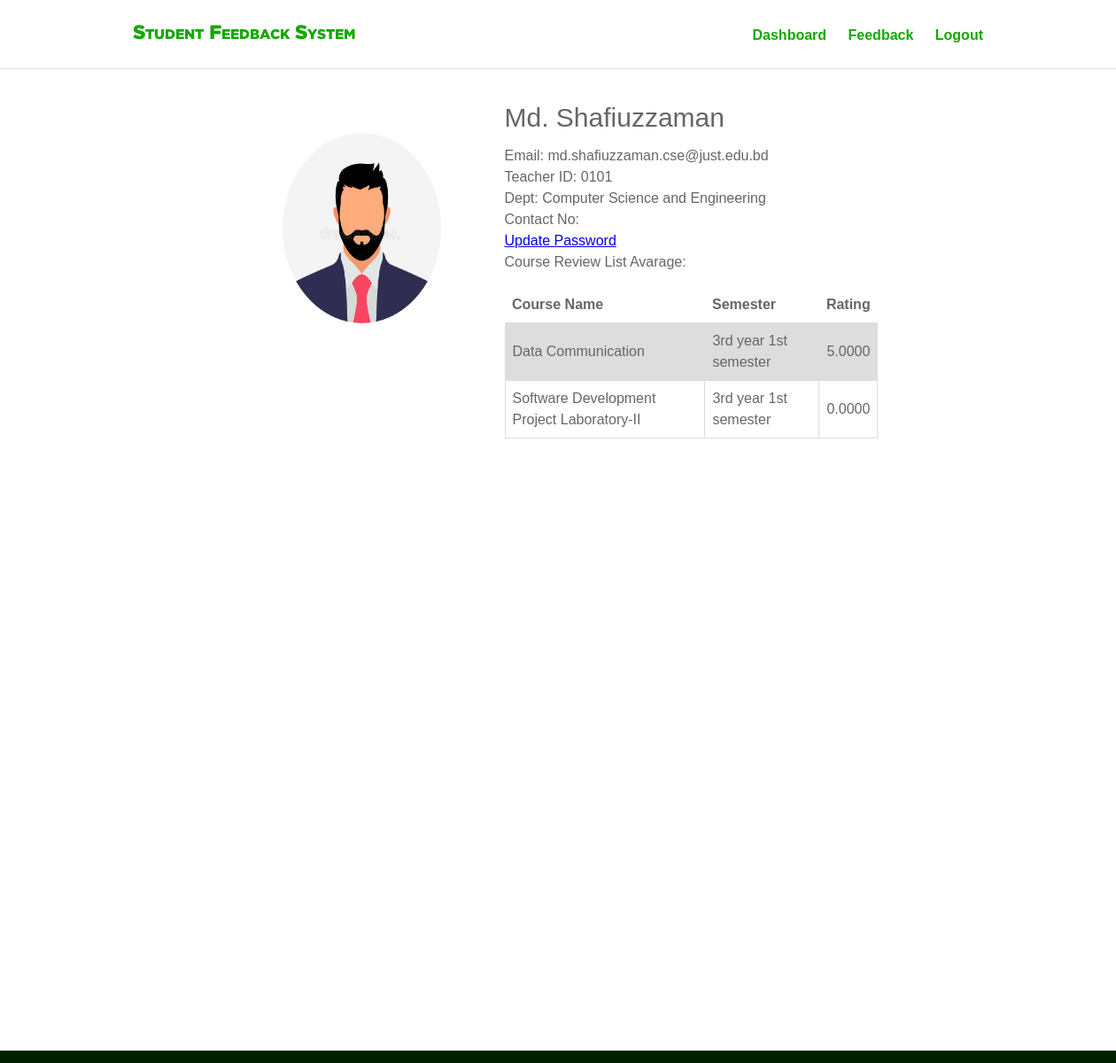
The page / (signed in) on the database its author committed.
### account/models.py (models this page shows, shortened)
class Teacher(models.Model):
    user = models.ForeignKey(User, on_delete=models.CASCADE)
    profile_pic = models.ImageField(upload_to='profile_pic_teacher', default='teacher.jpeg')
    dept = models.ForeignKey(Dept, on_delete=models.CASCADE)
    teacherid = models.CharField(max_length=200, blank=True)
    mobilenum = models.CharField(max_length=15, blank=True)

class Dept(models.Model):
    name = models.CharField(max_length=200, unique=True)
    def __str__(self):
        return self.name

class Semester(models.Model):
    name = models.CharField(max_length=200, unique=True)

### main/models.py (models this page shows, shortened)
class ReviewSet(models.Model):
    name = models.CharField(max_length=200, blank=True)
    semester = models.ForeignKey(Semester, default="", on_delete=models.CASCADE)
    teacher = models.ForeignKey(Teacher, default="", on_delete=models.CASCADE)
    dept = models.ForeignKey(Dept, default="", on_delete=models.CASCADE)
    subject = models.ForeignKey(Subject, default="", on_delete=models.CASCADE)
    question = models.ManyToManyField(Question)
    created = models.DateTimeField(default=datetime.now)
    endtime = models.DateTimeField( blank=True,null=True)
    stop = models.BooleanField(default=False)

class Subject(models.Model):
    name = models.CharField(max_length=250, blank=False)
    dept = models.ForeignKey(Dept, on_delete=models.CASCADE)
    subcode = models.CharField(max_length=50, unique=True)
    class Meta:
        ordering = ['subcode']
    def __str__(self):
        return self.name

class ReviewDetails(models.Model):
    review = models.ForeignKey(ReviewSet, on_delete=models.CASCADE)
    usergiven = models.IntegerField(default=0)
    totalpoint = models.DecimalField(max_digits=20, decimal_places=4, default=0.0)
    avg = models.DecimalField(max_digits=20, decimal_places=4, default=0.0)

### account/views.py (the view)
# urls.py: url(r'^$', views.home, name="home"),
@login_required(login_url = '/login/')
def home(request):
    user = request.user
    students = StudentProfile.objects.filter(user=user)
    teachers = Teacher.objects.filter(user=user)
    if students:
        student = get_object_or_404(StudentProfile, user=user)
        subjects = SemesterSubject.objects.filter(semester=student.year_semester)
        reviews = ReviewSet.objects.filter(semester = student.year_semester, dept=student.dept)
        list = []
        for rev in reviews:
            now = datetime.utcnow().replace(tzinfo=utc)
            given = Review.objects.filter(reviewfor=rev, user=user)
            if given:
                list.append('Given')
            elif rev.endtime < now:
                list.append('Time Over')
            else:
                list.append('Not Given')
        reviewslist = zip(reviews, list)
        context = {
            'stuprofile' : student,
            'user' : user,
            'subjects' : subjects,
            'reviewslist' : reviewslist,
        }
        return render(request, 'studentdashboard.html', context)
    elif teachers:
        teacher = get_object_or_404(Teacher, user=user)
        reviews = ReviewSet.objects.filter(teacher=teacher)
        list = []
        for rev in reviews:
            revdetais = ReviewDetails.objects.get(review=rev)
            list.append(revdetais)
        reviewslist = zip(reviews, list)
        context = {
            'teacher': teacher,
            'user': user,
            'reviewslist': reviewslist,
        }
        return render(request, 'teacherdashboard.html', context)
    elif user.is_staff:
        return render(request, 'admindashboard.html')
    else:
        return render(request, 'usernotgivenrole.html')

### account/models.py (called while the page is built)
    def __str__(self):
        return self.name

### templates/teacherdashboard.html
{% extends 'master.html' %}
{% load static %}
{% block body %}
{% include 'navbar.html' %}
<section id="hero_area">
    <div class="inner_hero container">
         <img src="{{ teacher.profile_pic.url }}" style="height: 279px; width: 233px;" alt="" class="alignleft">
        <h4>{{teacher.user.first_name}} {{teacher.user.last_name}}</h4>
        <p>
            Email: {{user.email}}<br>
            Teacher ID: {{teacher.teacherid}} <br>
            Dept: {{teacher.dept}}<br>
            Contact No: {{teacher.contantnum}}<br>
            <a href="{% url 'changepass' %}">Update Password</a><br>
            Course Review List Avarage: <br>
        </p>
        <table>
            <tr>
                <th>Course Name</th>
                <th>Semester</th>
                <th>Rating</th>
            </tr>
            {% for i,j in reviewslist %}
            <tr>
                <td>{{i.subject}}</td>
                <td>{{ i.semester }}</td>
                <td>{{ j.avg}}</td>
            </tr>
            {% endfor %}
        </table>
    </div>
</section>
{% endblock %}

### static/css/style.css (style rules this page uses)
html { position: relative; min-height: 100%; }
body { color: #666666; font-family: Georgia, sans-serif; font-size: 16px; line-height: 1.5em; margin: 0; margin-bottom: 170px; }
.container { margin: 0 auto; max-width: 960px; width: 96%; }
img { max-width: 100%; height: auto; }
.alignleft { float: left; margin-right: 15px; margin-bottom: 15px; }
#hero_area { background: #fff; margin: 40px; padding: 0; }
.inner_hero { overflow: visible; display: block; width: 65%; }
.inner_hero img { margin-right: 45px; margin-bottom: 0; margin-left: 45px; }
.inner_hero h4 { color: #666666; font-size: 30px; line-height: 1em; font-weight: normal; margin-bottom: 15px; }
.inner_hero p { color: #666666; font-size: 16px; font-weight: normal; }
.inner_hero table { border-collapse: collapse; width: 55%; }
.inner_hero td, th { border: 1px solid #dddddd; text-align: left; padding: 8px; }
.inner_hero tr:nth-child(even) { background-color: #dddddd; }
.inner_feedback td, th { border: 1px solid #dddddd; text-align: left; padding: 8px; }
.inner_feedbackstatistics td, th { border: none; text-align: left; padding: 8px; }

### rows shown on the page
Teacher: profile_pic (picture), user.first_name "Md.", user.last_name "Shafiuzzaman", teacherid "0101", dept "Computer Science and Engineering"
ReviewSet: subject "Data Communication", semester "3rd year 1st semester", avg "5.0000"
ReviewSet: subject "Software Development Project Laboratory-II", semester "3rd year 1st semester", avg "0.0000"

### other values the page prints
{{ user.email }} "md.shafiuzzaman.cse@just.edu.bd"
